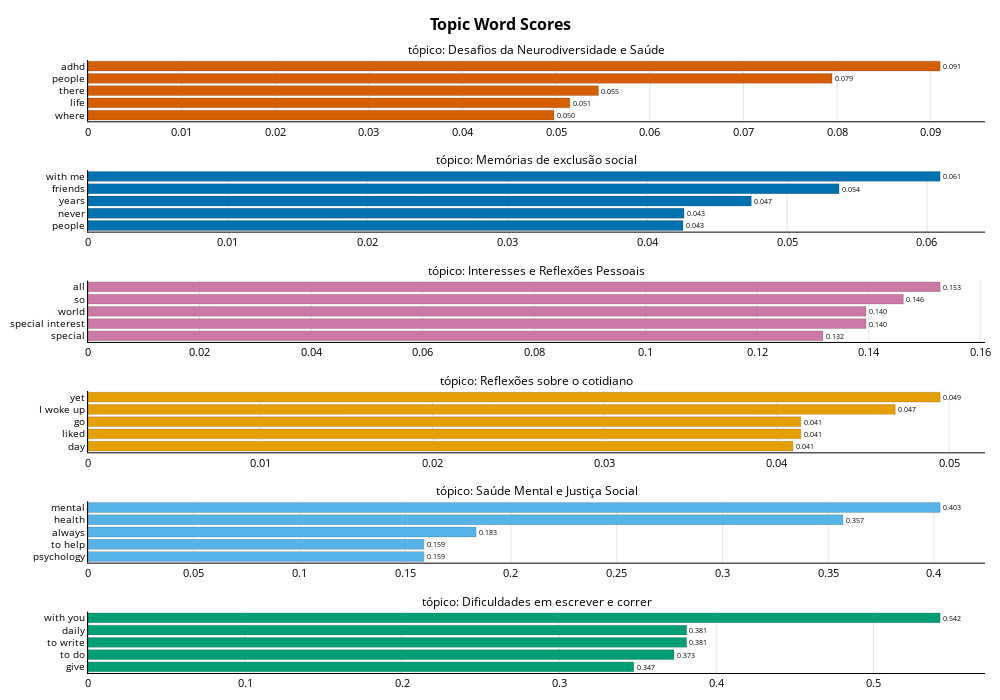

Notebook code cell kept with this figure:
### Code cell
def visualize_barchart_translated_fixed(topic_model, translated_topics, topics=None, top_k_topics=6, n_words=5, 
                                        custom_labels=True, title="<b>Topic Word Scores</b>", 
                                        width=800, height=600):
    """
    Create a bar chart visualization in the exact same style as BERTopic's visualize_barchart
    but with translated words - FIXED VERSION for proper label mapping
    """
    import plotly.graph_objects as go
    from plotly.subplots import make_subplots
    
    # Get topic information and prepare data
    topic_info = topic_model.get_topic_info()
    
    # Select topics to show (excluding outliers/noise topic -1)
    if topics is None:
        # Get top k topics by size (excluding noise topic -1)
        selected_topics = topic_info[topic_info['Topic'] != -1].head(top_k_topics)['Topic'].tolist()
    else:
        # Filter out -1 from provided topics
        selected_topics = [t for t in topics if t != -1]
    
    # Filter selected_topics to only include those that exist in translated_topics
    available_topics = [topic_id for topic_id in selected_topics if topic_id in translated_topics]
    
    print(f"DEBUG: Available topics for plotting: {available_topics}")
    
    # Create subplot titles ONLY for the topics that will actually be plotted
    # The key fix: properly map topic IDs to their position in the topic_info dataframe
    subplot_titles = []
    for topic_id in available_topics:
        if custom_labels and hasattr(topic_model, 'custom_labels_') and topic_model.custom_labels_:
            # Find the topic in topic_info and get its custom label
            topic_row = topic_info[topic_info['Topic'] == topic_id]
            if not topic_row.empty and 'CustomName' in topic_row.columns:
                topic_label = topic_row.iloc[0]['CustomName']
            elif not topic_row.empty and 'Name' in topic_row.columns:
                topic_label = topic_row.iloc[0]['Name']
            else:
                # Fallback: try to get from custom_labels_ array using topic position
                # Find the position of this topic in the topic_info (excluding outliers)
                non_outlier_topics = topic_info[topic_info['Topic'] != -1]
                topic_position = None
                for idx, row in non_outlier_topics.iterrows():
                    if row['Topic'] == topic_id:
                        topic_position = list(non_outlier_topics.index).index(idx)
                        break
                
                if topic_position is not None and topic_position < len(topic_model.custom_labels_):
                    topic_label = topic_model.custom_labels_[topic_position]
                else:
                    topic_label = f"Topic {topic_id}"
        else:
            topic_label = f"Topic {topic_id}"
        
        print(f"DEBUG: Topic {topic_id} -> Label: {topic_label}")
        subplot_titles.append(topic_label)
    
    # Prepare subplot structure - one row per topic that will actually be plotted
    n_topics = len(available_topics)
    if n_topics == 0:
        print("No topics available for plotting")
        return None
        
    fig = make_subplots(
        rows=n_topics, 
        cols=1,
        shared_xaxes=False,
        vertical_spacing=0.08,
        subplot_titles=subplot_titles
    )
    
    # Color scheme similar to BERTopic
    colors = ["#D55E00", "#0072B2", "#CC79A7", "#E69F00", "#56B4E9", "#009E73", "#F0E442"]
    
    # Process each topic that will actually be plotted
    for i, topic_id in enumerate(available_topics):
        # Get translated words and scores
        words_scores = translated_topics[topic_id][:n_words]
        words = [word for word, score in words_scores]
        scores = [score for word, score in words_scores]
        
        # Reverse order for proper display (highest scores at top)
        words = words[::-1]
        scores = scores[::-1]
        
        # Create horizontal bar trace
        trace = go.Bar(
            y=words,
            x=scores,
            orientation='h',
            marker=dict(
                color=colors[i % len(colors)],
                line=dict(color='rgba(0,0,0,0.3)', width=0.5)
            ),
            text=[f"{score:.3f}" for score in scores],
            textposition='outside',
            textfont=dict(size=11),
            hovertemplate='<b>%{y}</b><br>Score: %{x:.3f}<extra></extra>',
            showlegend=False,
            name=f"Topic {topic_id}"
        )
        
        fig.add_trace(trace, row=i+1, col=1)
    
    # Update layout to match BERTopic style
    fig.update_layout(
        title=dict(
            text=title,
            x=0.5,
            xanchor="center",
            font=dict(size=16, color="black")
        ),
        height=height,
        width=width,
        plot_bgcolor='white',
        paper_bgcolor='white',
        font=dict(color="black", size=11),
        margin=dict(l=10, r=10, t=60, b=10)
    )
    
    # Update axes for each subplot
    for i in range(n_topics):
        # X-axis
        fig.update_xaxes(
            showgrid=True,
            gridwidth=1,
            gridcolor='rgba(0,0,0,0.1)',
            zeroline=True,
            zerolinewidth=1,
            zerolinecolor='rgba(0,0,0,0.3)',
            showline=True,
            linewidth=1,
            linecolor='black',
            row=i+1, col=1
        )
        
        # Y-axis
        fig.update_yaxes(
            showgrid=False,
            showline=True,
            linewidth=1,
            linecolor='black',
            tickfont=dict(size=10),
            row=i+1, col=1
        )
    
    # Update annotation style for subplot titles
    fig.update_annotations(font_size=12, font_color="black")
    
    return fig

# Create the FIXED BERTopic-style visualization with translated words
print("Creating FIXED BERTopic-style visualization with properly aligned titles...")
fig_bertopic_style_fixed = visualize_barchart_translated_fixed(
    topic_model, 
    translated_topics, 
    top_k_topics=6, 
    n_words=5,
    custom_labels=True,
    width=1000,
    height=700
)
    
if fig_bertopic_style_fixed:
    # Auto-save the translated barchart
    save_bertopic_figure(fig_bertopic_style_fixed, 'translated_barchart')
    fig_bertopic_style_fixed.show()
else:
    print("No valid topics to display")

### Figure 1 — Plotly figure (JSON) as saved in the notebook; plotly's stock layout.template omitted (floating-point values rounded to 4 significant figures)
{"data": [{"hovertemplate": "<b>%{y}</b><br>Score: %{x:.3f}<extra></extra>", "marker": {"color": "#D55E00", "line": {"color": "rgba(0,0,0,0.3)", "width": 0.5}}, "name": "Topic 0", "orientation": "h", "showlegend": false, "text": ["0.050", "0.051", "0.055", "0.079", "0.091"], "textfont": {"size": 11}, "textposition": "outside", "type": "bar", "x": [0.04977, 0.05147, 0.05452, 0.07946, 0.09101], "xaxis": "x", "y": ["where", "life", "there", "people", "adhd"], "yaxis": "y"}, {"hovertemplate": "<b>%{y}</b><br>Score: %{x:.3f}<extra></extra>", "marker": {"color": "#0072B2", "line": {"color": "rgba(0,0,0,0.3)", "width": 0.5}}, "name": "Topic 1", "orientation": "h", "showlegend": false, "text": ["0.043", "0.043", "0.047", "0.054", "0.061"], "textfont": {"size": 11}, "textposition": "outside", "type": "bar", "x": [0.04256, 0.04263, 0.04744, 0.05372, 0.06095], "xaxis": "x2", "y": ["people", "never", "years", "friends", "with me"], "yaxis": "y2"}, {"hovertemplate": "<b>%{y}</b><br>Score: %{x:.3f}<extra></extra>", "marker": {"color": "#CC79A7", "line": {"color": "rgba(0,0,0,0.3)", "width": 0.5}}, "name": "Topic 2", "orientation": "h", "showlegend": false, "text": ["0.132", "0.140", "0.140", "0.146", "0.153"], "textfont": {"size": 11}, "textposition": "outside", "type": "bar", "x": [0.1318, 0.1395, 0.1395, 0.1462, 0.1528], "xaxis": "x3", "y": ["special", "special interest", "world", "so", "all"], "yaxis": "y3"}, {"hovertemplate": "<b>%{y}</b><br>Score: %{x:.3f}<extra></extra>", "marker": {"color": "#E69F00", "line": {"color": "rgba(0,0,0,0.3)", "width": 0.5}}, "name": "Topic 3", "orientation": "h", "showlegend": false, "text": ["0.041", "0.041", "0.041", "0.047", "0.049"], "textfont": {"size": 11}, "textposition": "outside", "type": "bar", "x": [0.04093, 0.04139, 0.04139, 0.04687, 0.04948], "xaxis": "x4", "y": ["day", "liked", "go", "I woke up", "yet"], "yaxis": "y4"}, {"hovertemplate": "<b>%{y}</b><br>Score: %{x:.3f}<extra></extra>", "marker": {"color": "#56B4E9", "line": {"color": "rgba(0,0,0,0.3)", "width": 0.5}}, "name": "Topic 4", "orientation": "h", "showlegend": false, "text": ["0.159", "0.159", "0.183", "0.357", "0.403"], "textfont": {"size": 11}, "textposition": "outside", "type": "bar", "x": [0.1588, 0.1588, 0.1835, 0.3569, 0.4029], "xaxis": "x5", "y": ["psychology", "to help", "always", "health", "mental"], "yaxis": "y5"}, {"hovertemplate": "<b>%{y}</b><br>Score: %{x:.3f}<extra></extra>", "marker": {"color": "#009E73", "line": {"color": "rgba(0,0,0,0.3)", "width": 0.5}}, "name": "Topic 5", "orientation": "h", "showlegend": false, "text": ["0.347", "0.373", "0.381", "0.381", "0.542"], "textfont": {"size": 11}, "textposition": "outside", "type": "bar", "x": [0.3475, 0.373, 0.3811, 0.3811, 0.5425], "xaxis": "x6", "y": ["give", "to do", "to write", "daily", "with you"], "yaxis": "y6"}], "layout": {"annotations": [{"font": {"color": "black", "size": 12}, "showarrow": false, "text": "tópico: Desafios da Neurodiversidade e Saúde", "x": 0.5, "xanchor": "center", "xref": "paper", "y": 1.0, "yanchor": "bottom", "yref": "paper"}, {"font": {"color": "black", "size": 12}, "showarrow": false, "text": "tópico: Memórias de exclusão social", "x": 0.5, "xanchor": "center", "xref": "paper", "y": 0.82, "yanchor": "bottom", "yref": "paper"}, {"font": {"color": "black", "size": 12}, "showarrow": false, "text": "tópico: Interesses e Reflexões Pessoais", "x": 0.5, "xanchor": "center", "xref": "paper", "y": 0.64, "yanchor": "bottom", "yref": "paper"}, {"font": {"color": "black", "size": 12}, "showarrow": false, "text": "tópico: Reflexões sobre o cotidiano", "x": 0.5, "xanchor": "center", "xref": "paper", "y": 0.46, "yanchor": "bottom", "yref": "paper"}, {"font": {"color": "black", "size": 12}, "showarrow": false, "text": "tópico: Saúde Mental e Justiça Social", "x": 0.5, "xanchor": "center", "xref": "paper", "y": 0.28, "yanchor": "bottom", "yref": "paper"}, {"font": {"color": "black", "size": 12}, "showarrow": false, "text": "tópico: Dificuldades em escrever e correr", "x": 0.5, "xanchor": "center", "xref": "paper", "y": 0.1, "yanchor": "bottom", "yref": "paper"}], "font": {"color": "black", "size": 11}, "height": 700, "margin": {"b": 10, "l": 10, "r": 10, "t": 60}, "paper_bgcolor": "white", "plot_bgcolor": "white", "title": {"font": {"color": "black", "size": 16}, "text": "<b>Topic Word Scores</b>", "x": 0.5, "xanchor": "center"}, "width": 1000, "xaxis": {"anchor": "y", "domain": [0, 1], "gridcolor": "rgba(0,0,0,0.1)", "gridwidth": 1, "linecolor": "black", "linewidth": 1, "showgrid": true, "showline": true, "zeroline": true, "zerolinecolor": "rgba(0,0,0,0.3)", "zerolinewidth": 1}, "xaxis2": {"anchor": "y2", "domain": [0, 1], "gridcolor": "rgba(0,0,0,0.1)", "gridwidth": 1, "linecolor": "black", "linewidth": 1, "showgrid": true, "showline": true, "zeroline": true, "zerolinecolor": "rgba(0,0,0,0.3)", "zerolinewidth": 1}, "xaxis3": {"anchor": "y3", "domain": [0, 1], "gridcolor": "rgba(0,0,0,0.1)", "gridwidth": 1, "linecolor": "black", "linewidth": 1, "showgrid": true, "showline": true, "zeroline": true, "zerolinecolor": "rgba(0,0,0,0.3)", "zerolinewidth": 1}, "xaxis4": {"anchor": "y4", "domain": [0, 1], "gridcolor": "rgba(0,0,0,0.1)", "gridwidth": 1, "linecolor": "black", "linewidth": 1, "showgrid": true, "showline": true, "zeroline": true, "zerolinecolor": "rgba(0,0,0,0.3)", "zerolinewidth": 1}, "xaxis5": {"anchor": "y5", "domain": [0, 1], "gridcolor": "rgba(0,0,0,0.1)", "gridwidth": 1, "linecolor": "black", "linewidth": 1, "showgrid": true, "showline": true, "zeroline": true, "zerolinecolor": "rgba(0,0,0,0.3)", "zerolinewidth": 1}, "xaxis6": {"anchor": "y6", "domain": [0, 1], "gridcolor": "rgba(0,0,0,0.1)", "gridwidth": 1, "linecolor": "black", "linewidth": 1, "showgrid": true, "showline": true, "zeroline": true, "zerolinecolor": "rgba(0,0,0,0.3)", "zerolinewidth": 1}, "yaxis": {"anchor": "x", "domain": [0.9, 1.0], "linecolor": "black", "linewidth": 1, "showgrid": false, "showline": true, "tickfont": {"size": 10}}, "yaxis2": {"anchor": "x2", "domain": [0.72, 0.82], "linecolor": "black", "linewidth": 1, "showgrid": false, "showline": true, "tickfont": {"size": 10}}, "yaxis3": {"anchor": "x3", "domain": [0.54, 0.64], "linecolor": "black", "linewidth": 1, "showgrid": false, "showline": true, "tickfont": {"size": 10}}, "yaxis4": {"anchor": "x4", "domain": [0.36, 0.46], "linecolor": "black", "linewidth": 1, "showgrid": false, "showline": true, "tickfont": {"size": 10}}, "yaxis5": {"anchor": "x5", "domain": [0.18, 0.28], "linecolor": "black", "linewidth": 1, "showgrid": false, "showline": true, "tickfont": {"size": 10}}, "yaxis6": {"anchor": "x6", "domain": [0, 0.1], "linecolor": "black", "linewidth": 1, "showgrid": false, "showline": true, "tickfont": {"size": 10}}}}
